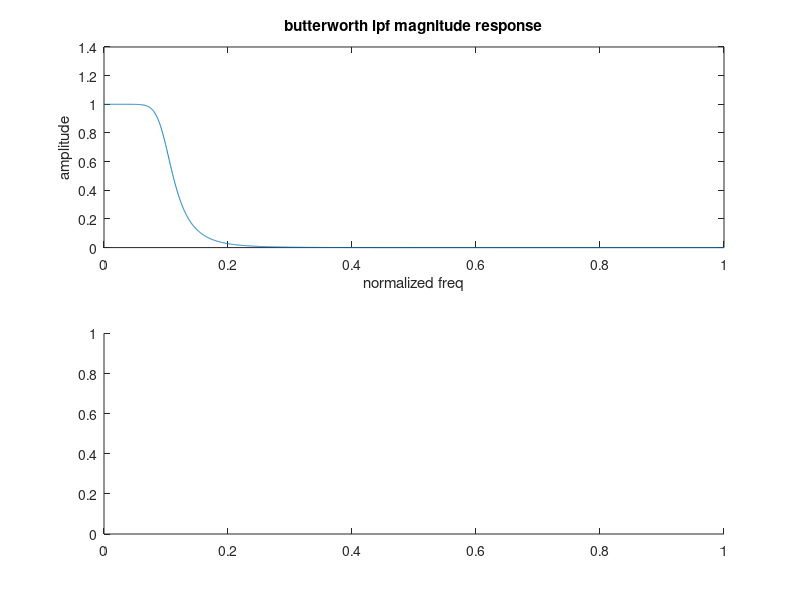

Write MATLAB code to recreate this figure. (Note: this script raises an error after producing the figure.)
fc=5;
fs=100;
figure;
w=0:.001:pi;
[Bl1,Al1]=butter(5,((2*fc)/fs));
p3=freqz(Bl1,Al1,w);
subplot(2,1,1);
plot((w/pi),abs(p3));
title('butterworth lpf magnitude response');
xlabel('normalized freq');
ylabel('amplitude');
subplot(2,1,2);
plot((w/pi),phase(p3));
title('butterworth lpf phase response');
xlabel('normalized freq');
ylabel('phase');
